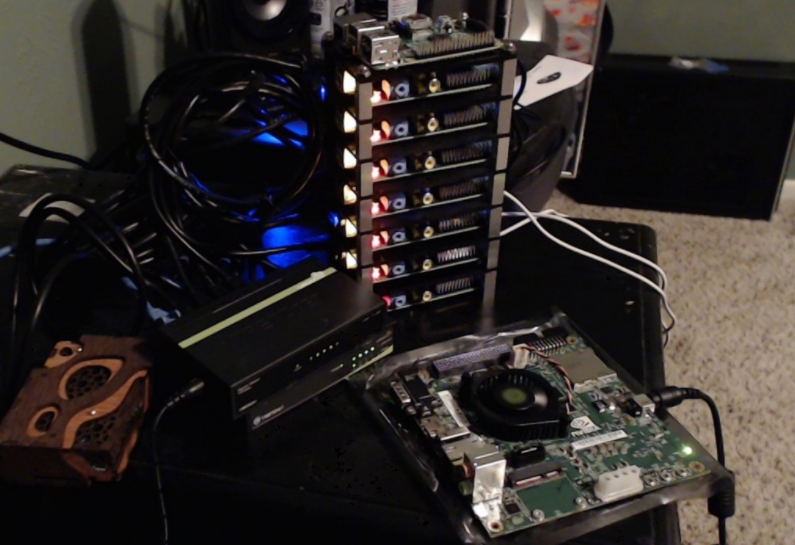
#> input picture Task 2/Open CV/11.jpg, 795 x 545 px, given in place of the camera
$ python '8-Blurring & Smoothing.py'
#> lines starting #> are read from the running program, lines starting #| are printed output that depends on the picture; after the words box and inside, x2 and y2 are one past the last pixel; in counts of white or black regions, pixels touching at a corner belong together
import numpy as np
import cv2
from numpy.lib.function_base import median

cap = cv2.VideoCapture(0)

while True:
    _, frame = cap.read()
#> frame is the input picture: shape (545, 795, 3); mean B, G, R 39.9, 42.4, 47.2
    #hsv hue saturation value
    hsv = cv2.cvtColor(frame, cv2.COLOR_BGR2HSV)
#> hsv: shape (545, 795, 3); mean H, S, V 61.3, 69.4, 49.6

    lower_red = np.array([161,155,84])
    upper_red = np.array([179,255,255])

    lower_blue = np.array([94,80,2])
    upper_blue = np.array([130,255,255])

    lower_green = np.array([25,52,72])
    upper_green = np.array([102,255,255])
    # To every color except white
    low = np.array([0,42,0])
    high = np.array([179,255,255])

    mask = cv2.inRange(hsv, lower_blue, upper_blue)
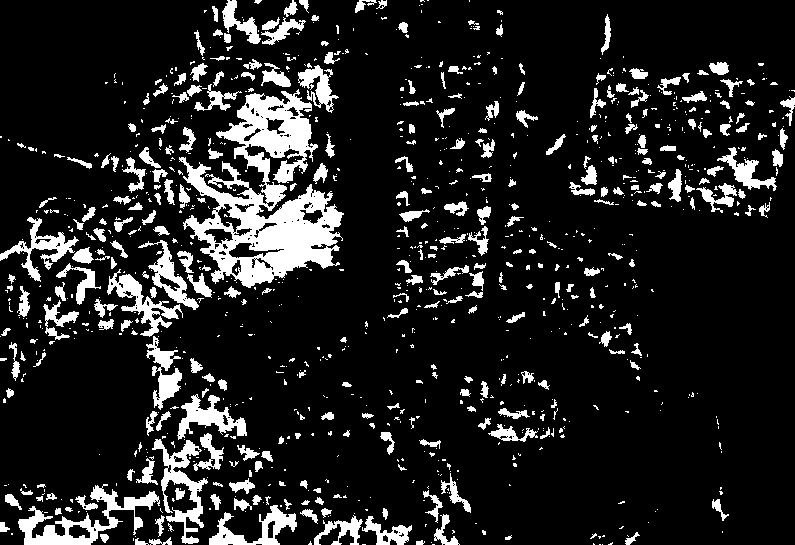
#> mask: shape (545, 795); 13.2% white; 1034 white regions (717 under 20 px), largest, box (x1, y1, x2, y2) and area: (179, 89, 344, 288) 14026, (18, 484, 160, 545) 2579, (152, 439, 208, 544) 1827
    res = cv2.bitwise_and(frame, frame, mask = mask)
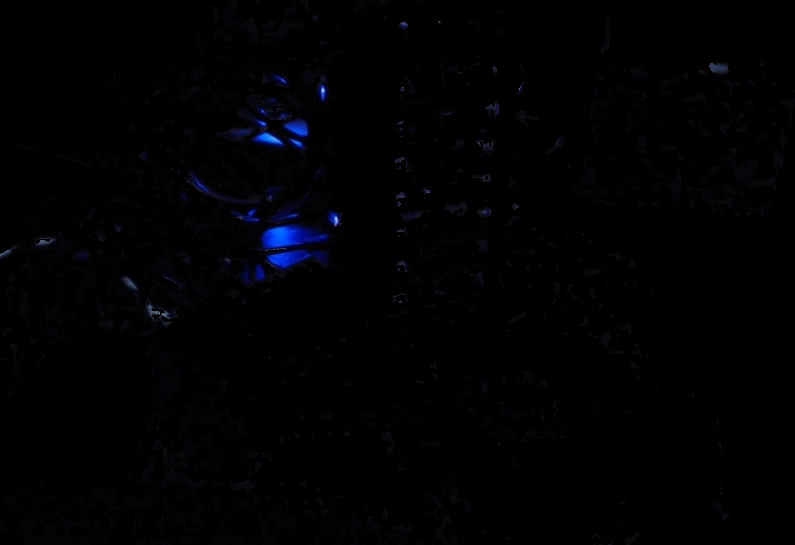
#> res: shape (545, 795, 3); mean B, G, R 2.7, 1, 0.9

    kernel = np.ones((15,15), np.float32)/225
    smoothed = cv2.filter2D(res, -1, kernel)

    blur = cv2.GaussianBlur(res, (15,5),0)
    median = cv2.medianBlur(res, 15)
    bilateral = cv2.bilateralFilter(res, 15, 7, 75)


    cv2.imshow('frame', frame)
    #cv2.imshow('mask',mask)
    cv2.imshow('res', res)
    #cv2.imshow('smoothed', smoothed)
    cv2.imshow('blur', blur)
    cv2.imshow('median', median)
    cv2.imshow('bilateral', bilateral)

    k = cv2.waitKey(5) & 0xFF('q')
#> (key Esc is pressed here)
#> (the run stopped early here; a loop or call above may not have finished)
